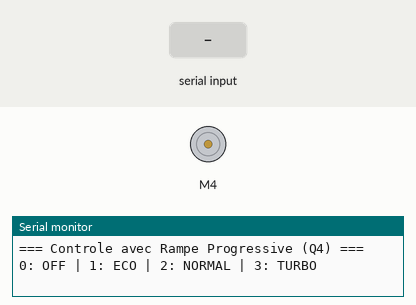
Bench run of a sketch on a simulated Arduino Uno, built with avr-gcc and run on an emulated ATmega328P. Shown: DC motor (green arrow = forward, orange = backward, longer = faster), the last lines printed to the serial monitor. Inputs (shaded band) come from the test bench.

Above: at 1.2 s.
1.3 s: "1\n" received over Serial
At 3.2 s:
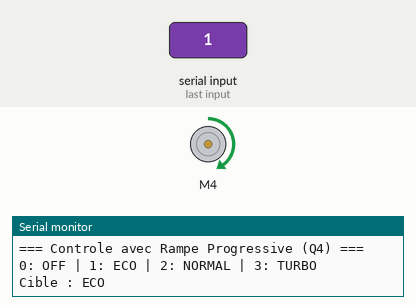
3.7 s: byte 50 ('2') received over Serial
At 4.8 s:
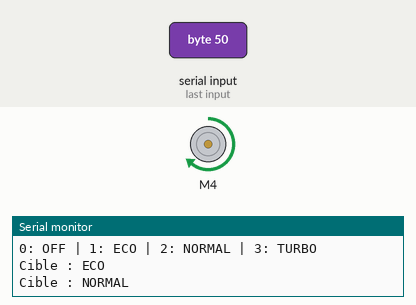
5.9 s: byte 48 ('0') received over Serial
At 7.26 s:
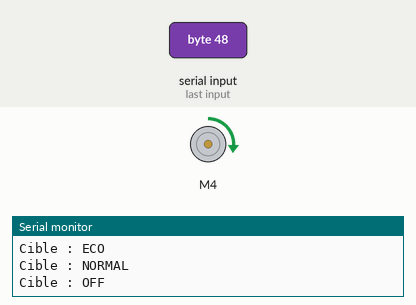
8.9 s: byte 51 ('3') received over Serial
At 11.68 s:
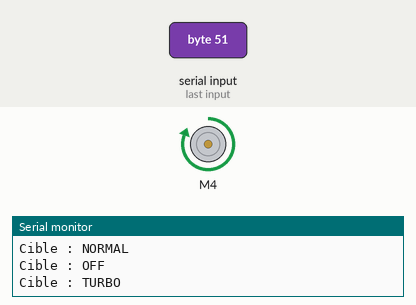
11.9 s: byte 49 ('1') received over Serial
At 14.6 s:
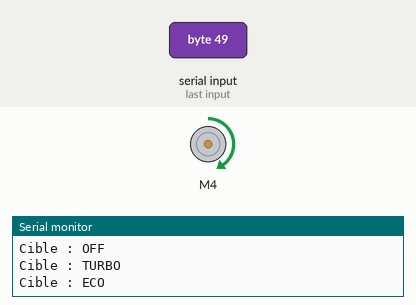
14.9 s: "0\n" received over Serial
At 17.2 s:
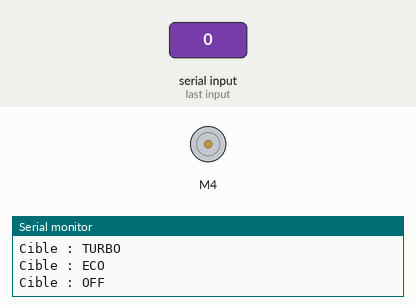
Timing chart, 0 to 18.3 s (numbered marks = the images above; inputs shaded):
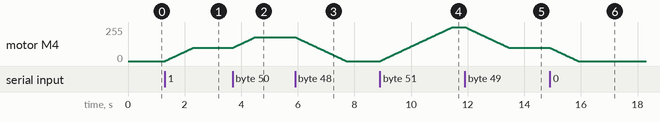

The sketch:

Ex3_rampe.ino
```cpp
#include <AFMotor.h>

AF_DCMotor motor(4);

enum ModeVentilateur { OFF, ECO, NORMAL, TURBO };
ModeVentilateur etatActuel = OFF;
int vitesseActuelle = 0;
int vitesseCible = 0;

void setup() {
  Serial.begin(9600);
  motor.setSpeed(0);
  motor.run(FORWARD);
  Serial.println("=== Controle avec Rampe Progressive (Q4) ===");
  Serial.println("0: OFF | 1: ECO | 2: NORMAL | 3: TURBO");
}

void gererRampe() {
  if (vitesseActuelle < vitesseCible) {
    vitesseActuelle++;
    motor.setSpeed(vitesseActuelle);
    delay(10);
  } else if (vitesseActuelle > vitesseCible) {
    vitesseActuelle--;
    motor.setSpeed(vitesseActuelle);
    delay(10);
  }
  if (vitesseActuelle == 0) motor.run(RELEASE);
  else motor.run(FORWARD);
}

void loop() {
  if (Serial.available() > 0) {
    char commande = Serial.read();
    switch (commande) {
      case '0': vitesseCible = 0;   Serial.println("Cible : OFF");    break;
      case '1': vitesseCible = 100; Serial.println("Cible : ECO");    break;
      case '2': vitesseCible = 180; Serial.println("Cible : NORMAL"); break;
      case '3': vitesseCible = 255; Serial.println("Cible : TURBO");  break;
      case '\n': case '\r': return;
    }
  }
  gererRampe();
}
```

Measured:
- after the input at 1.3 s, motor M4: moves from stopped to forward 100/255 over 0.99 s, starting at once
- after the input at 3.7 s, motor M4: moves from forward 100/255 to forward 180/255 over 0.80 s, starting at once
- after the input at 5.9 s, motor M4: moves from forward 180/255 to stopped over 1.8 s, starting at once
- after the input at 8.9 s, motor M4: moves from stopped to forward 255/255 over 2.6 s, starting at once
- after the input at 11.9 s, motor M4: moves from forward 255/255 to forward 100/255 over 1.6 s, starting at once
- after the input at 14.9 s, motor M4: moves from forward 100/255 to stopped over 1.0 s, starting at once
